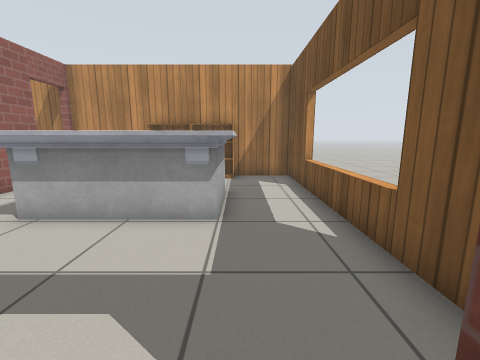
[1] (above)

24 first-person views from a walk through a robot-simulator world made for Gazebo. The camera is 0.9 m above the floor, tilts 10° down and sees 90° across. The floor is counted in squares, 0.5 m on a side. Each view is taken from the middle of a square. On the plan, view 1 faces up. The plan holds only what a view shows up to about 14 squares ahead; the rest is blank. Gazebo's built-in surfaces are drawn with simple patterns.

[2]
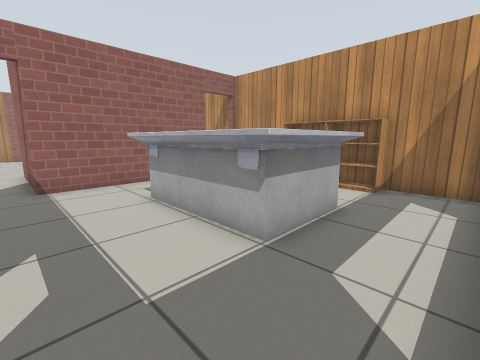

[3]
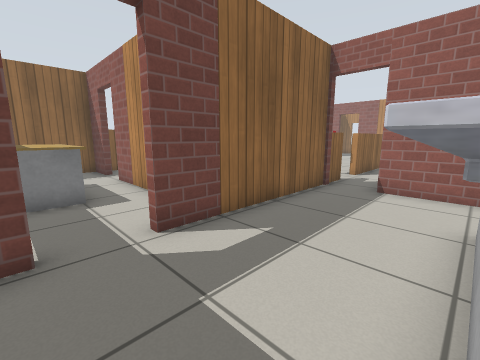

[4]
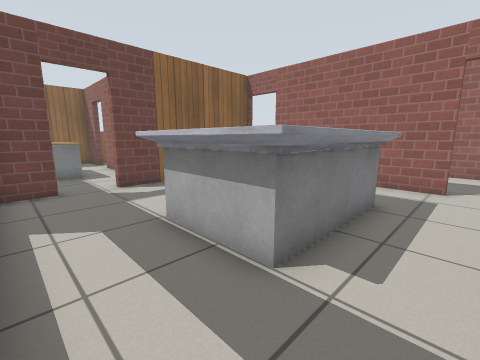

[5]
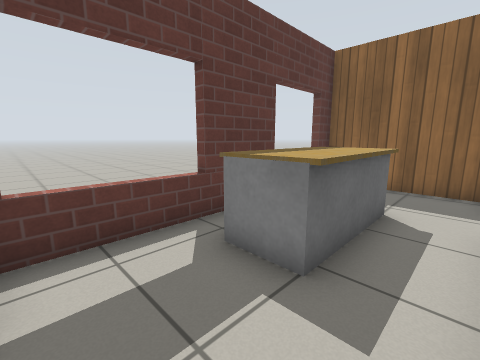

[6]
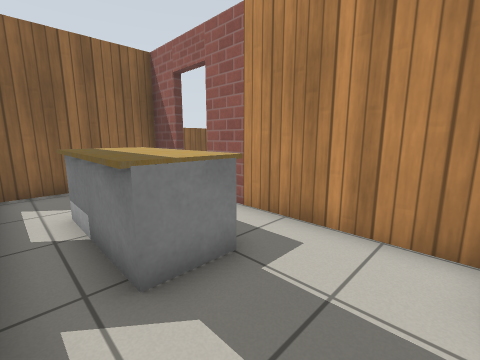

[7]
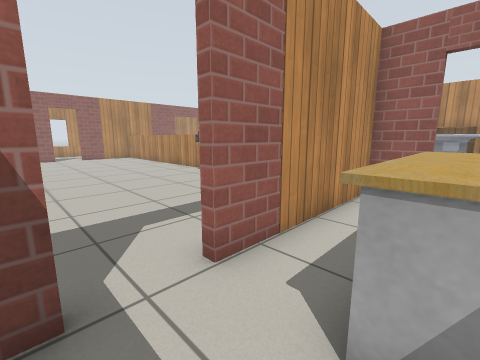

[8]
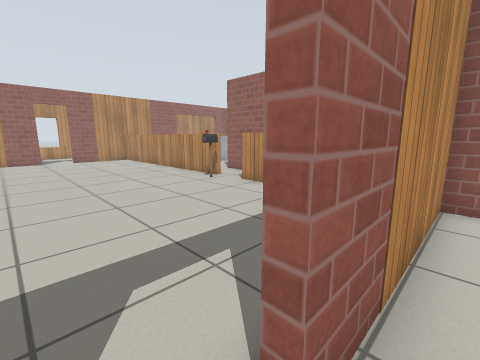

[9]
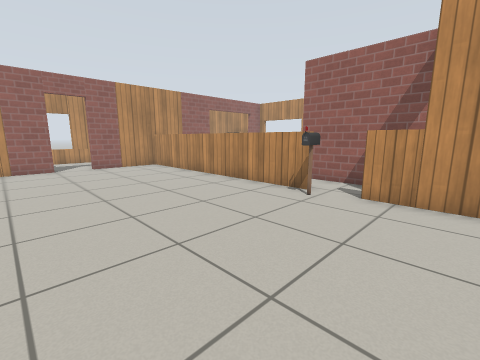

[10]
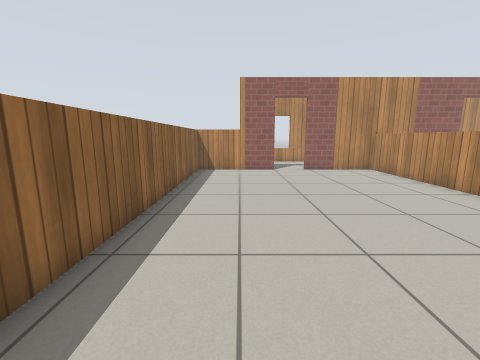

[11]
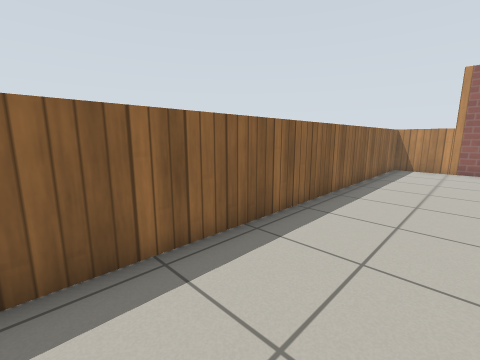

[12]
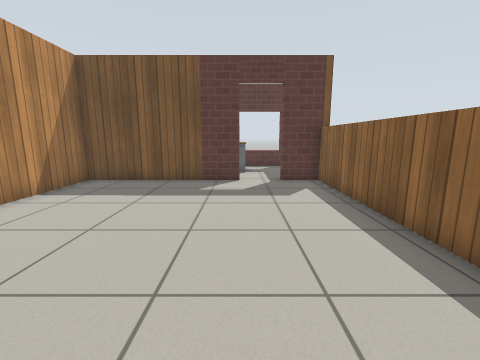

[13]
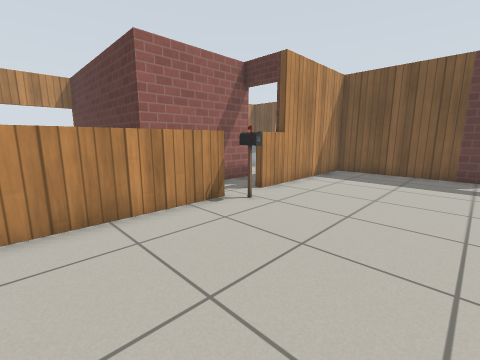

[14]
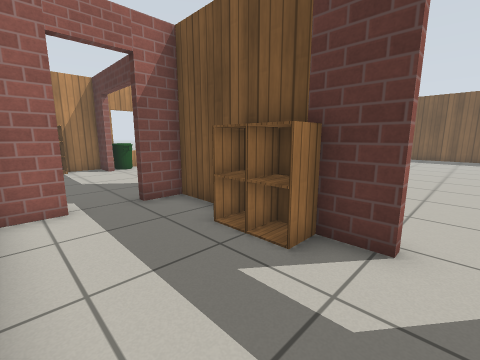

[15]
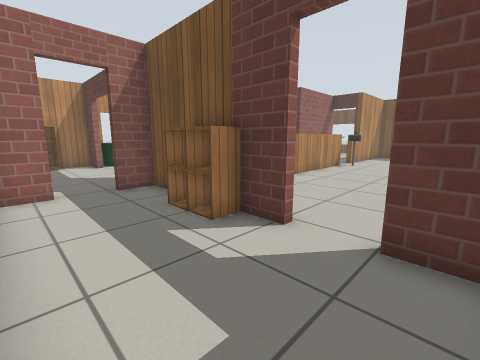

[16]
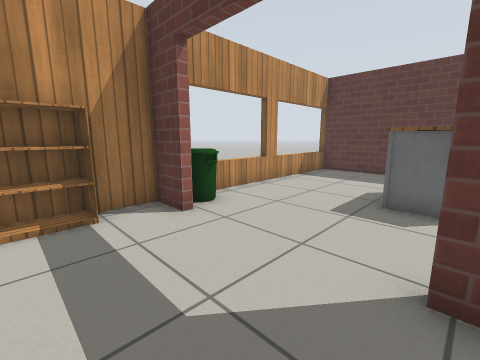

[17]
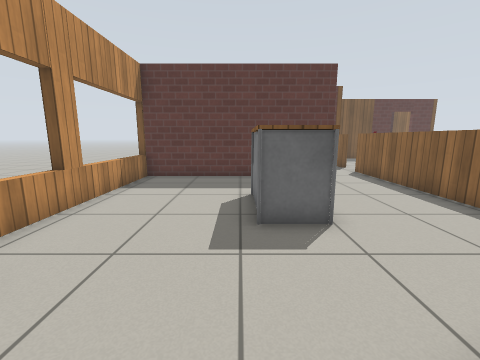

[18]
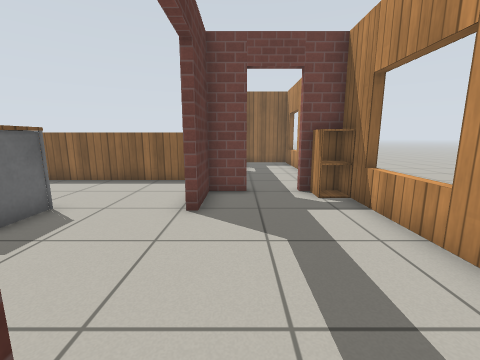

[19]
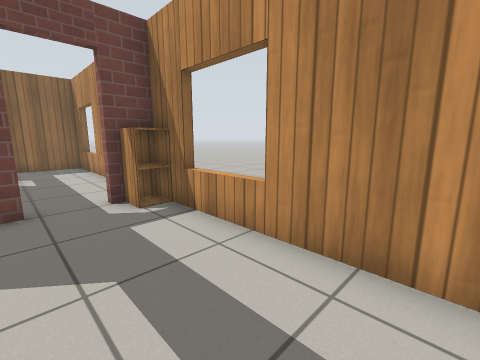

[20]
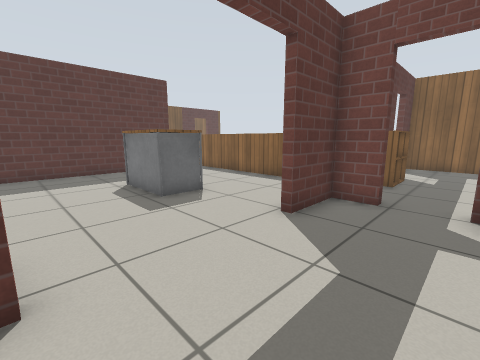

[21]
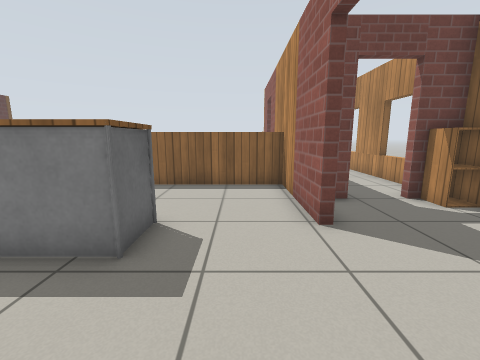

[22]
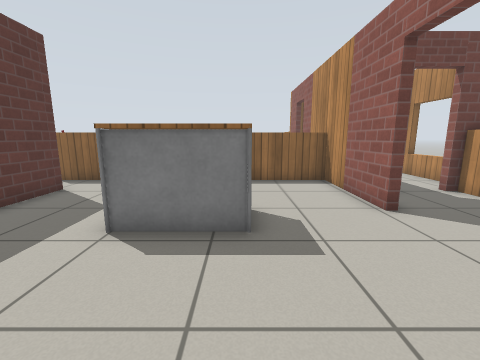

[23]
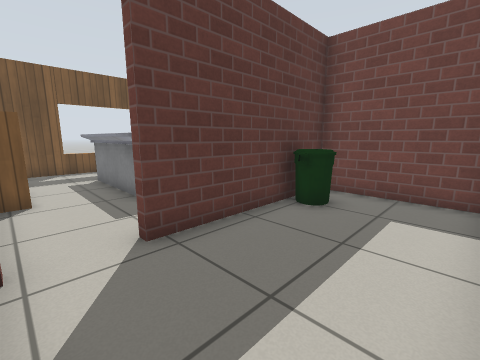

[24]
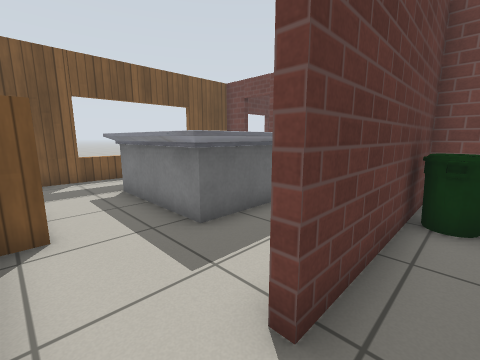

### Floor plan
Points are (right, up) in squares from view 1. A wall is a line through its corners. A room is listed if a view was taken in it or the views show most of it. See-through windows are left out.
Room 1 (views 1, 5, 6, 7, 8)
walls: (2.3, -3.3) (2.8, -3.3); (-2.5, -7.8) (-2.5, -9.4) (2.3, -9.4) (2.3, 0.3); (-0.9, 0.5) (-2.5, 0.5) (-2.5, -6); (2.3, -8.5) (2.8, -8.5)
ways out: open door at (-0.5, 1) to room 2; open door at (-3, -6.5) to room 3
objects: cafe table (0, -6) to (1, -5); cafe table (0, -4) to (1, -3)
Room 2 (views 2, 3, 4)
walls: (-7.8, 9.4) (-7.8, 2.7); (2.8, 8.8) (2.3, 8.8); (2.3, 3.5) (2.8, 3.5); (0.7, 0.8) (2.1, 0.8); (2.3, 1.8) (2.3, 11.4) (-7.8, 11.4); (-7.9, 0.8) (-0.9, 0.8)
ways out: open door at (-0.5, 1) to room 1; open door at (-8, 1.5) to room 3; open door at (-8, 10.5) to room 7
objects: marble table (-5, 5) to (0, 8); bookshelf (-4, 11) to (-3, 11); bookshelf (-2, 11) to (-1, 11)
Room 3 (views 9, 10, 11, 12, 13)
walls: (-22.7, -5) (-22.7, -9.4); (-2.8, -6) (-2.8, 0.5) (-9.4, 0.5); (-22.7, 1) (-22.7, -3.4); (-2.8, -9.8) (-2.8, -7.8)
low walls: (-11.1, 0.5) (-22.8, 0.5); (-22.7, -9.4) (-2.8, -9.4)
ways out: open door at (-3, -6.5) to room 1; open door at (-8, 1.5) to room 2; open door at (-23, -4.5) to room 4; opening at (-10, 1) to room 6
objects: postbox (-11, 0)
Room 4 (views 14, 15)
walls: (-23, -3.4) (-23, 2.7) (-24.2, 2.7); (-27.8, -1) (-27.3, -1); (-27.4, 1.1) (-27.4, -6.7) (-23, -6.7) (-23, -5); (-27.8, -5.6) (-27.3, -5.6); (-26, 2.7) (-26.6, 2.7)
ways out: open door at (-23, -4.5) to room 3; open door at (-25.5, 3) to room 5
objects: cabinet (-24, -2) to (-23, -1); cabinet (-24, 0)
Room 5 (views 16, 17, 18, 19, 20)
walls: (-27.8, 4.6) (-27.3, 4.6); (-27.4, 10.2) (-27.4, 4.5); (-26.5, 3) (-26, 3); (-23, 10) (-23, 11.4) (-25.9, 11.4); (-24.3, 3) (-23, 3) (-23, 5.2)
ways out: open door at (-25.5, 3) to room 4; open door at (-23, 8) to room 6
objects: cabinet (-27, 3) to (-27, 4); bookshelf (-26, 11) to (-25, 11)
Room 6 (views 21, 22)
walls: (-22.7, 5.2) (-22.7, 1); (-12.6, 11.4) (-22.3, 11.4); (-9.4, 0.8) (-7.9, 0.8); (-7.8, 2.7) (-12.8, 2.7) (-12.8, 11.7); (-8.1, 0.4) (-8.1, 1)
low walls: (-22.8, 0.8) (-11.1, 0.8); (-9.4, 0.5) (-9.4, 0.8)
ways out: opening at (-10, 1) to room 3; open door at (-23, 8) to room 5
objects: bin (-22, 10) to (-22, 11); table (-19, 5) to (-17, 6)
Room 7 (views 23, 24)
walls: (-12.5, 10.1) (-12.5, 9); (-8.1, 11.4) (-9.5, 11.4); (-12.3, 3) (-8.1, 3) (-8.1, 9.4)
ways out: open door at (-8, 10.5) to room 2
objects: bin (-9, 5)

Where each view was taken, in squares from view 1:
view 1: 0 up, 0 right, facing up
view 2: 2 up, 2 right, facing up-left
view 3: 5 up, 1 right, facing down-left
view 4: 10 up, 2 right, facing down-left
view 5: 0 up, 2 left, facing down-right
view 6: 0 up, 2 right, facing down-left
view 7: 8 down, 0 right, facing up-left
view 8: 7 down, 2 left, facing up-left
view 9: 7 down, 7 left, facing up-left
view 10: 7 down, 9 left, facing left
view 11: 6 down, 7 left, facing down-left
view 12: 6 down, 13 left, facing right
view 13: 5 down, 16 left, facing up-right
view 14: 4 down, 27 left, facing up-right
view 15: 6 down, 27 left, facing up-right
view 16: 5 up, 26 left, facing up-right
view 17: 7 up, 24 left, facing right
view 18: 11 up, 24 left, facing down
view 19: 10 up, 24 left, facing down-left
view 20: 10 up, 26 left, facing down-right
view 21: 10 up, 21 left, facing down
view 22: 11 up, 19 left, facing down
view 23: 11 up, 12 left, facing down-right
view 24: 11 up, 9 left, facing down-right
